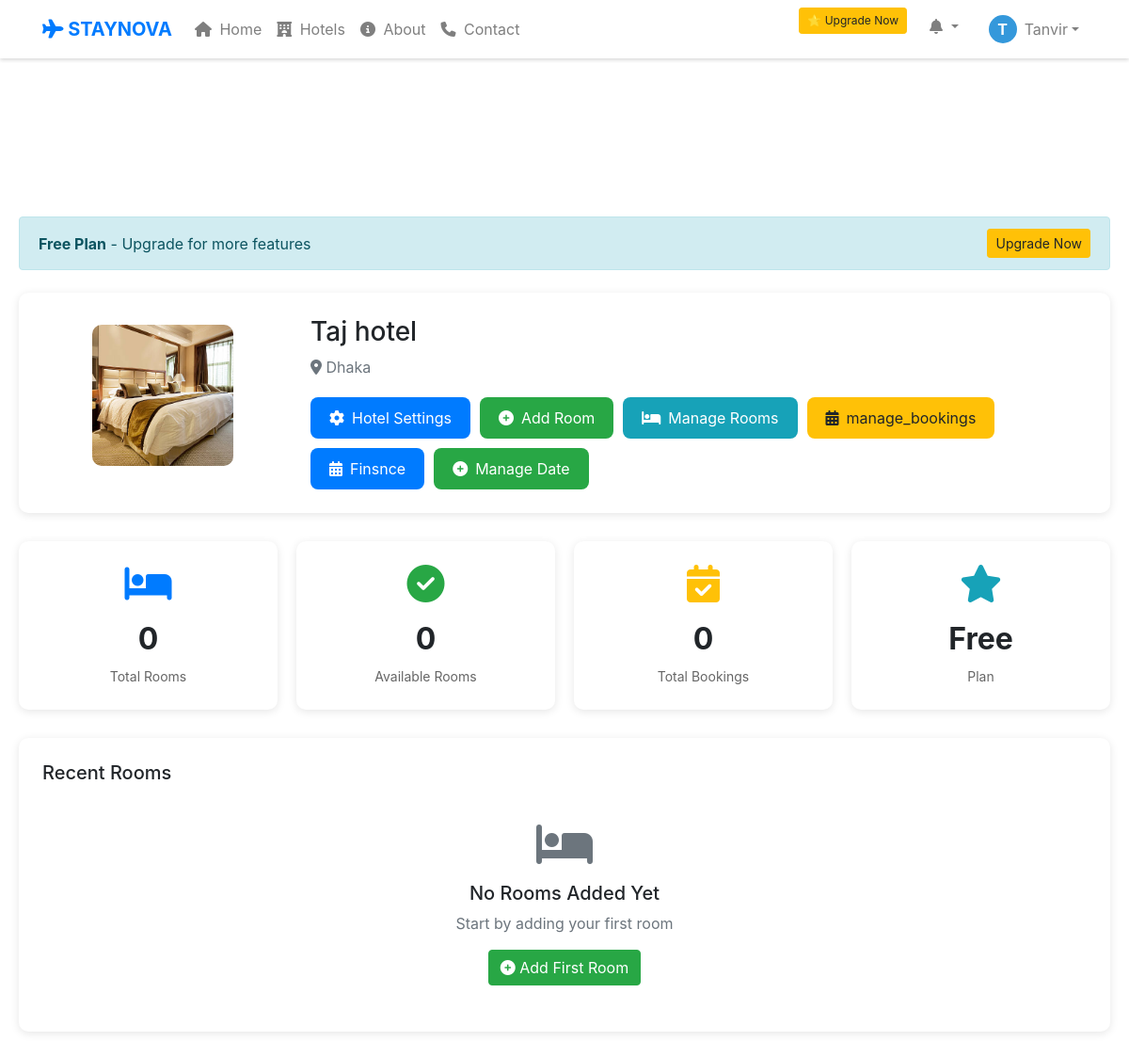
/owner/dashboard.php (signed in), run on an earlier commit of the app's database.
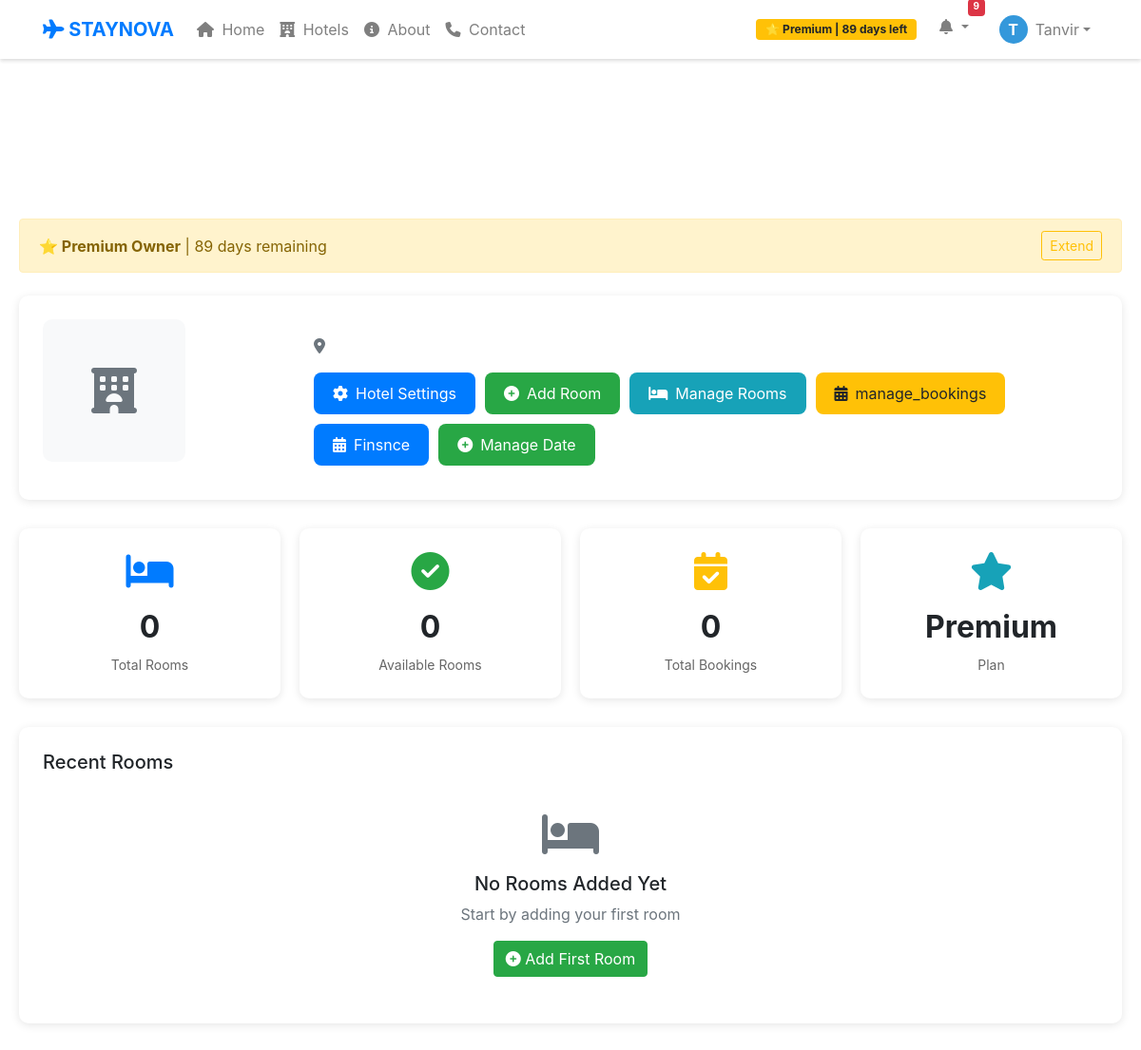
And on a later commit of the database.
### tables this page shows
CREATE TABLE `hotels` (
  `id` int(11) NOT NULL,
  `hotel_name` varchar(200) DEFAULT NULL,
  `title` varchar(200) DEFAULT NULL,
  `location` varchar(200) DEFAULT NULL,
  `price` int(11) DEFAULT NULL,
  `description` text DEFAULT NULL,
  `image` varchar(255) DEFAULT NULL,
  `status` enum('pending','approved','off','rejected') DEFAULT 'pending',
  `created_at` timestamp NOT NULL DEFAULT current_timestamp(),
  `owner_id` int(11) DEFAULT NULL,
  `rooms` int(11) DEFAULT 1,
  `capacity` int(11) DEFAULT 2,
  `booked_dates` text DEFAULT '[]',
  `capacity_per_room` int(11) DEFAULT 2,
  `total_rooms` int(11) DEFAULT 1
);

### owner/dashboard.php (the view, shortened to what the changed rows need)
<?php
include "../db_connect.php";
$owner_id = $_SESSION['user_id'];
$hotel_sql = "SELECT * FROM hotels WHERE owner_id='$owner_id' LIMIT 1";
$hotel_result = mysqli_query($conn, $hotel_sql);
if (mysqli_num_rows($hotel_result) == 0) {
    $owner_name = $_SESSION['name'];
    $default_hotel_name = $owner_name . "'s Hotel";
    $create_hotel = "INSERT INTO hotels (owner_id, hotel_name, location, status)
                     VALUES ('$owner_id', '$default_hotel_name', 'Dhaka', 'pending')";
    mysqli_query($conn, $create_hotel);
    $hotel_result = mysqli_query($conn, $hotel_sql);
}
$hotel = mysqli_fetch_assoc($hotel_result);
include "../header.php";
?>
<!DOCTYPE html>
<html>
<head>
    <link rel="stylesheet" href="https://cdnjs.cloudflare.com/ajax/libs/font-awesome/6.4.0/css/all.min.css">
    <link rel="stylesheet" href="https://stackpath.bootstrapcdn.com/bootstrap/4.5.2/css/bootstrap.min.css">
</head>
<body>
<?php include "../header.php"; ?>
<div class="main-content">
    <?php if($is_premium): ?>
    <div class="alert alert-warning d-flex justify-content-between align-items-center mb-4">
        <div>
            <strong>⭐ Premium Owner</strong> | <?= $remaining_days ?> days remaining
        </div>
        <a href="subscription.php" class="btn btn-sm btn-outline-warning">Extend</a>
    </div>
    <?php else: ?>
    <div class="alert alert-info d-flex justify-content-between align-items-center mb-4">
        <div>
            <strong>Free Plan</strong> - Upgrade for more features
        </div>
        <a href="subscription.php" class="btn btn-sm btn-warning">Upgrade Now</a>
    </div>
    <?php endif; ?>
    <div class="hotel-info">
        <div class="row align-items-center">
            <div class="col-md-3 text-center">
                <?php if(!empty($hotel['image'])): ?>
                    <img src="../uploads/<?php echo $hotel['image']; ?>" class="hotel-image">
                <?php else: ?>
                    <div class="hotel-image bg-light d-flex align-items-center justify-content-center">
                        <i class="fas fa-hotel fa-3x text-muted"></i>
                    </div>
                <?php endif; ?>
            </div>
            <div class="col-md-9">
                <h3><?php echo $hotel['hotel_name']; ?></h3>
                <p class="text-muted mb-2">
                    <i class="fas fa-map-marker-alt"></i> <?php echo $hotel['location']; ?>
                </p>
                <div class="action-buttons">
                    <a href="hotel_settings.php" class="btn-action btn-primary">
                    </a>
                    <a href="upload_room.php" class="btn-action btn-success">
                    </a>
                    <a href="manage_rooms.php" class="btn-action btn-info">
                    </a>
                    <a href="/hotel_booking/owner/manage_bookings.php" class="btn-action btn-warning">
                    </a>
                    <a href="/hotel_booking/owner/finance.php" class="btn-action btn-primary">
                    </a>
                    <a href="manage_dates.php" class="btn-action btn-success">
                    </a>
                </div>
            </div>
        </div>
    </div>
    <div class="stats-grid">
        <div class="stat-card">
            <div class="stat-icon text-info">
                <i class="fas fa-star"></i>
            </div>
            <div class="stat-number">
                <?php echo $is_premium ? 'Premium' : 'Free'; ?>
            </div>
            <div class="stat-label">Plan</div>
        </div>
    </div>
</div>
</body>
</html>

### header.php (shortened to what the changed rows need)
<?php
include_once "db_connect.php";
$is_premium = false;
$remaining_days = 0;
if (isset($_SESSION['user_id']) && $_SESSION['role'] === 'owner') {
    $owner_id = $_SESSION['user_id'];
    $sub_q = mysqli_query($conn, "
        SELECT end_date, DATEDIFF(end_date, CURDATE()) AS remaining_days
        FROM owner_subscriptions
        WHERE owner_id='$owner_id'
        AND status='approved'
        ORDER BY id DESC
        LIMIT 1
    ");
    if ($sub_q && mysqli_num_rows($sub_q) > 0) {
        $sub = mysqli_fetch_assoc($sub_q);
        $remaining_days = (int) $sub['remaining_days'];
        if ($remaining_days > 0) {
            $is_premium = true;
        }
    }
}
$unread_count = 0;
if (isset($_SESSION['user_id'], $_SESSION['role'])) {
    $uid = $_SESSION['user_id'];
    $role = $_SESSION['role'];
    $count_sql = "SELECT COUNT(*) as total FROM notifications
                  WHERE receiver_id = '$uid'
                  AND receiver_role = '$role'
                  AND status = 'unread'";
    $count_result = mysqli_query($conn, $count_sql);
    if ($count_result && mysqli_num_rows($count_result) > 0) {
        $count_data = mysqli_fetch_assoc($count_result);
        $unread_count = (int)$count_data['total'];
    }
}
?>
<link rel="stylesheet" href="https://stackpath.bootstrapcdn.com/bootstrap/4.5.2/css/bootstrap.min.css">
<link rel="stylesheet" href="https://cdnjs.cloudflare.com/ajax/libs/font-awesome/6.4.0/css/all.min.css">
<nav class="navbar navbar-expand-lg navbar-light bg-white shadow-sm fixed-top">
    <div class="container">
        <div class="collapse navbar-collapse" id="navbarNav">
            <ul class="navbar-nav ml-auto">
                <?php if (isset($_SESSION['user_id'])): ?>
                    <?php if ($_SESSION['role'] === 'owner' && $is_premium): ?>
                        <li class="nav-item d-flex align-items-center mr-3">
                            <span class="badge badge-warning" style="font-size: 12px; padding: 5px 10px;">
                                ⭐ Premium | <?= $remaining_days ?> days left
                            </span>
                        </li>
                    <?php endif; ?>
                    <?php if ($_SESSION['role'] === 'owner' && !$is_premium): ?>
                        <li class="nav-item mr-3">
                            <a href="/hotel_booking/owner/subscription.php" class="btn btn-warning btn-sm" style="font-size: 12px;">
                                ⭐ Upgrade Now
                            </a>
                        </li>
                    <?php endif; ?>
                    <li class="nav-item dropdown mr-3">
                        <a class="nav-link dropdown-toggle position-relative" href="#" data-toggle="dropdown">
                            <i class="fas fa-bell"></i>
                            <?php if ($unread_count > 0): ?>
                                <span class="badge badge-danger"
                                      style="position: absolute; top: 0; right: 0; transform: translate(50%, -50%);
                                             font-size: 10px; padding: 2px 5px; min-width: 18px; height: 18px;">
                                    <?php echo $unread_count; ?>
                                </span>
                            <?php endif; ?>
                        </a>
                    </li>
                <?php endif; ?>
            </ul>
        </div>
    </div>
</nav>

What changed in the data, as far as the page shows it:
removed hotels: image (picture), hotel_name "Taj hotel", location "Dhaka"
Also different on the page:
$remaining_days: (not shown) → "89"
$unread_count: (not shown) → "9"
text no longer shown: "⭐ Upgrade Now Free Plan - Upgrade for more features Upgrade Now Free"
text now shown: "⭐ Premium | days left ⭐ Premium Owner | days remaining Extend Premium"
